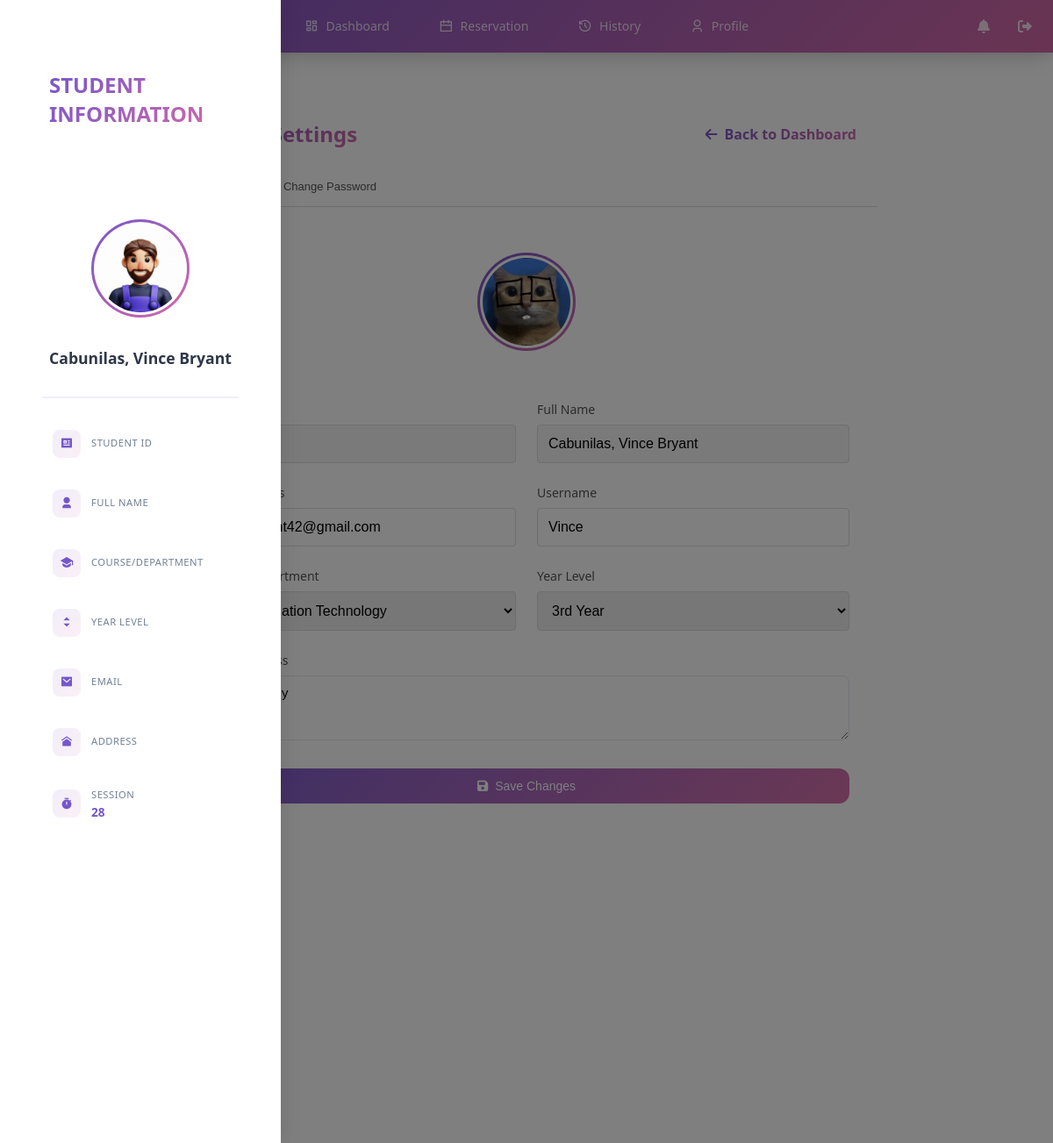
The app's page /view/profile.php (signed in) with its own data.
### tables this page shows
CREATE TABLE `users` (
  `id` int(20) NOT NULL,
  `idno` varchar(20) NOT NULL,
  `lastname` varchar(50) NOT NULL,
  `firstname` varchar(50) NOT NULL,
  `middlename` varchar(50) DEFAULT NULL,
  `course` varchar(20) NOT NULL,
  `year` int(1) NOT NULL,
  `username` varchar(50) NOT NULL,
  `password` varchar(255) NOT NULL,
  `email` varchar(100) DEFAULT NULL,
  `address` text DEFAULT NULL,
  `remaining_sessions` int(11) NOT NULL DEFAULT 30,
  `role` varchar(20) NOT NULL,
  `profile_image` varchar(255) DEFAULT NULL,
  `created_at` timestamp NOT NULL DEFAULT current_timestamp()
);

### view/profile.php (the view, shortened to what this page needs)
<?php
require_once '../config/db_connect.php';
$username = $_SESSION['username'];
$sql = "SELECT * FROM users WHERE username = ?";
$stmt = $conn->prepare($sql);
$stmt->bind_param("s", $username);
$stmt->execute();
$result = $stmt->get_result();
$user = $result->fetch_assoc();
?>
<!DOCTYPE html>
<html lang="en">
<head>
    <link rel="stylesheet" href="../assets/css/styles.css">
    <link rel="stylesheet" href="https://cdnjs.cloudflare.com/ajax/libs/font-awesome/6.0.0/css/all.min.css">
    <link rel="stylesheet" href="https://cdnjs.cloudflare.com/ajax/libs/remixicon/4.6.0/remixicon.css">
</head>
<body>
    <div class="nav-container">
        <div class="nav-wrapper">
            <div class="nav-profile">
                <div class="profile-trigger" id="profile-trigger">
                    <span class="username"><?php echo htmlspecialchars($_SESSION['username']); ?></span>
                </div>
            </div>
            <nav class="nav-links">
                <a href="dashboard.php" class="nav-link">
                    <i class="ri-dashboard-line"></i>
                    <span>Dashboard</span>
                </a>
                <a href="reservation.php" class="nav-link">
                    <i class="ri-calendar-line"></i>
                    <span>Reservation</span>
                </a>
                <a href="history.php" class="nav-link">
                    <i class="ri-history-line"></i>
                    <span>History</span>
                </a>
                <a href="profile.php" class="nav-link <?php echo basename($_SERVER['PHP_SELF']) === '../profile/profile.php' ? 'active' : ''; ?>">
                    <i class="ri-user-3-line"></i>
                    <span>Profile</span>
                </a>
            </nav>
            <div class="nav-actions">
                <a href="#" class="action-link">
                    <i class="fas fa-bell"></i>
                </a>
                <a href="../auth/logout.php" class="action-link">
                    <i class="fas fa-sign-out-alt"></i>
                </a>
            </div>
        </div>
    </div>
    <div class="backdrop" id="backdrop"></div>
    <div class="profile-panel" id="profile-panel">
        <div class="profile-content">
            <div class="profile-header">
                <h3>STUDENT INFORMATION</h3>
            </div>
            <div class="profile-body">
                <div class="profile-image-container">
                    <div class="profile-image">
                        <img src="<?php echo isset($_SESSION['profile_image']) ? htmlspecialchars($_SESSION['profile_image']) : '../assets/images/logo/AVATAR.png'; ?>"
                             alt="Profile Picture">
                    </div>
                    <div class="profile-name">
                        <div class="user-info">
                            <h3><?php echo htmlspecialchars($user['lastname'] . ', ' . $user['firstname']); ?></h3>
                        </div>
                    </div>
                </div>
                <div class="student-info-grid">
                    <div class="info-card">
                        <div class="info-icon"><i class="ri-profile-fill"></i></div>
                        <div class="info-content">
                            <div class="detail-label">Student ID</div>
                        </div>
                    </div>
                    <div class="info-card">
                        <div class="info-icon"><i class="ri-user-3-fill"></i></div>
                        <div class="info-content">
                            <div class="detail-label">Full Name</div>
                        </div>
                    </div>
                    <div class="info-card">
                        <div class="info-icon"><i class="ri-graduation-cap-fill"></i></div>
                        <div class="info-content">
                            <div class="detail-label">Course/Department</div>
                        </div>
                    </div>
                    <div class="info-card">
                        <div class="info-icon"><i class="ri-expand-up-down-fill"></i></div>
                        <div class="info-content">
                            <div class="detail-label">Year Level</div>
                        </div>
                    </div>
                    <div class="info-card">
                        <div class="info-icon"><i class="ri-mail-fill"></i></div>
                        <div class="info-content">
                            <div class="detail-label">Email</div>
                        </div>
                    </div>
                    <div class="info-card">
                        <div class="info-icon"><i class="ri-home-9-fill"></i></div>
                        <div class="info-content">
                            <div class="detail-label">Address</div>
                        </div>
                    </div>
                    <div class="info-card">
                        <div class="info-icon"><i class="ri-timer-fill"></i></div>
                        <div class="info-content">
                            <div class="detail-label">Session</div>
                            <div class="detail-value sessions-count">
                                <?php echo isset($_SESSION['remaining_sessions']) ? $_SESSION['remaining_sessions'] : '30'; ?>
                            </div>
                        </div>
                    </div>
                </div>
            </div>
        </div>
    </div>
    <div class="profile-page-container">
        <div class="profile-card">
            <div class="profile-header">
                <h2>Profile Settings</h2>
                <a href="dashboard.php" class="back-btn"><i class="fas fa-arrow-left"></i> Back to Dashboard</a>
            </div>
            <div class="tabs-container">
                <div class="tab-headers">
                    <button class="tab-btn active" data-tab="profile-tab">Edit Profile</button>
                    <button class="tab-btn" data-tab="password-tab">Change Password</button>
                </div>
                <div class="profile-content">
                    <div class="profile-image-section">
                        <div class="profile-image">
                            <img src="<?php echo htmlspecialchars($user['profile_image'] ?? '../assets/images/logo/AVATAR.png'); ?>"
                                 alt="Profile Picture"
                                 id="profile-preview">
                        </div>
                    </div>
                    <div class="tab-content">
                        <div id="profile-tab" class="tab-pane active">
                            <form id="profile-form" class="profile-form">
                                <div class="form-grid">
                                    <div class="form-group">
                                        <label>Student ID</label>
                                        <input type="text" name="idno" value="<?php echo htmlspecialchars($user['idno']); ?>" readonly>
                                    </div>
                                    <div class="form-group">
                                        <label>Full Name</label>
                                        <input type="text" value="<?php echo htmlspecialchars($user['lastname'] . ', ' . $user['firstname']); ?>" readonly>
                                    </div>
                                    <div class="form-group">
                                        <label>Email Address</label>
                                        <input type="email" name="email" value="<?php echo htmlspecialchars($user['email'] ?? ''); ?>" placeholder="Enter your email">
                                    </div>
                                    <div class="form-group">
                                        <label>Username</label>
                                        <input type="text" name="username" value="<?php echo htmlspecialchars($user['username']); ?>" required>
                                    </div>
                                    <div class="form-group">
                                        <label>Course/Department</label>
                                        <select name="course">
                                            <?php
                                            $courses = [
                                                "BS-Information Technology",
                                                "BS-Computer Science",
                                                "COE",
                                                "CAS",
                                                "SJH",
                                                "CTE",
                                                "CCA",
                                                "CBA",
                                                "CCJ",
                                                "CON"
                                            ];
                                            foreach ($courses as $courseOption) {
                                                $selected = ($user['course'] === $courseOption) ? 'selected' : '';
                                                echo "<option value=\"" . htmlspecialchars($courseOption) . "\" $selected>" .
                                                     htmlspecialchars($courseOption) . "</option>";
                                            }
                                            ?>
                                        </select>
                                    </div>
                                    <div class="form-group">
                                        <label>Year Level</label>
                                        <select name="year">
                                            <?php
                                            for ($i = 1; $i <= 4; $i++) {
                                                $selected = ($user['year'] == $i) ? 'selected' : '';
                                                echo "<option value=\"$i\" $selected>{$i}" .
                                                    ($i == 1 ? 'st' : ($i == 2 ? 'nd' : ($i == 3 ? 'rd' : 'th'))) .
                                                    " Year</option>";
                                            }
                                            ?>
                                        </select>
                                    </div>
                                    <div class="form-group full-width">
                                        <label>Home Address</label>
                                        <textarea name="address" rows="3" placeholder="Enter your complete address"><?php echo htmlspecialchars($user['address'] ?? ''); ?></textarea>
                                    </div>
                                </div>
                                <div class="form-actions">
                                    <button type="submit" class="save-btn">
                                        <i class="fas fa-save"></i> Save Changes
                                    </button>
                                </div>
                            </form>
                        </div>
                    </div>
                </div>
            </div>
        </div>
    </div>
</body>
</html>

### records on screen
users: lastname+firstname "Cabunilas, Vince Bryant", profile_image (picture), idno "20952503", email "vincebryant42@gmail.com", username "Vince", address "Cebu, City"

### other values on screen
$_SESSION['remaining_sessions'] "28"
form field course "BS-Information Technology"
form field year "3rd Year"
